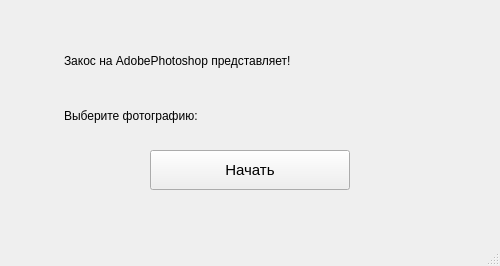
<?xml version="1.0" encoding="UTF-8"?>
<ui version="4.0">
 <class>MainWindow</class>
 <widget class="QMainWindow" name="MainWindow">
  <property name="geometry">
   <rect>
    <x>0</x>
    <y>0</y>
    <width>500</width>
    <height>266</height>
   </rect>
  </property>
  <property name="windowTitle">
   <string>MainWindow</string>
  </property>
  <widget class="QWidget" name="centralwidget">
   <widget class="QPushButton" name="StartButton">
    <property name="geometry">
     <rect>
      <x>150</x>
      <y>150</y>
      <width>200</width>
      <height>40</height>
     </rect>
    </property>
    <property name="font">
     <font>
      <pointsize>11</pointsize>
      <weight>50</weight>
      <bold>false</bold>
     </font>
    </property>
    <property name="mouseTracking">
     <bool>false</bool>
    </property>
    <property name="text">
     <string>Начать</string>
    </property>
   </widget>
   <widget class="QLabel" name="label">
    <property name="geometry">
     <rect>
      <x>64</x>
      <y>0</y>
      <width>411</width>
      <height>121</height>
     </rect>
    </property>
    <property name="font">
     <font>
      <pointsize>9</pointsize>
      <weight>50</weight>
      <bold>false</bold>
     </font>
    </property>
    <property name="text">
     <string>Закос на AdobePhotoshop представляет!</string>
    </property>
    <property name="margin">
     <number>30</number>
    </property>
   </widget>
   <widget class="QLabel" name="label_2">
    <property name="geometry">
     <rect>
      <x>64</x>
      <y>100</y>
      <width>221</width>
      <height>31</height>
     </rect>
    </property>
    <property name="text">
     <string>Выберите фотографию:</string>
    </property>
    <property name="margin">
     <number>30</number>
    </property>
   </widget>
  </widget>
  <widget class="QStatusBar" name="statusbar"/>
 </widget>
 <resources/>
 <connections/>
</ui>
